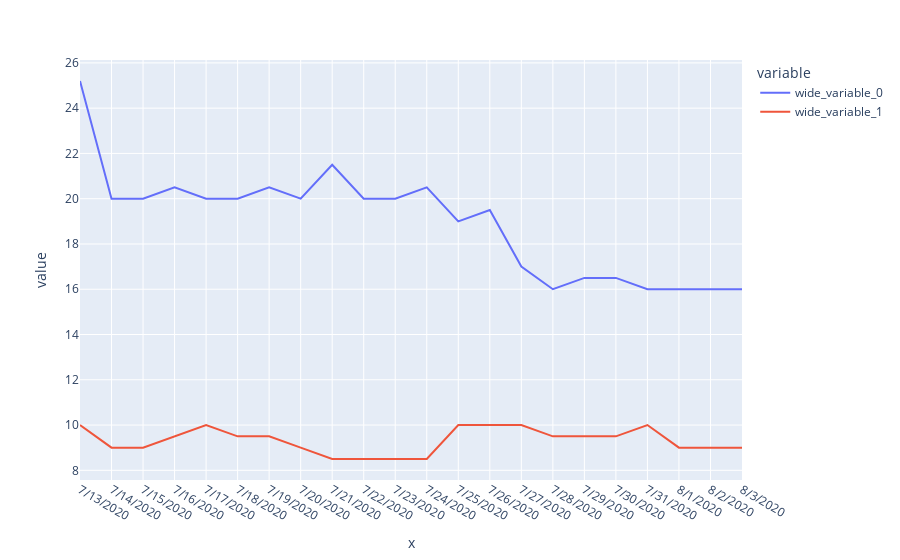

The notebook cell this image was saved under:
### Markdown cell above
3. Make a visualization of this data that is more accurate. Your visualization should more honestly tell the story.

               fig = pd.line(DF,x= ,y= )

   
5. What message is more clear in your visualization, compared to the one posted on twitter?

   Counties with no mask mandate have lower percentage of COVID cases per 100,000 people.

7. What, if any, useful information do these data and your visualization tell us about mask wearing and COVID? It’ll be difficult to set aside what you already know about mask wearing, but you should try to focus only on what this visualization tells. Feel free to also comment on whether that lines up with what you know about mask wearing.

That mask mandates are enforced in counties that typically have more COVID cases. This makes sense understanding that mandating masks is a drastic measure. 

9. Could there be confounding data? What can you actually say about the data as given?

### Code cell
fig = px.line(DF,x= date , y = [count_mask, count_nomask])
fig.show()

### Figure 1 — Plotly figure (JSON) as saved in the notebook; plotly's stock layout.template omitted (floating-point values rounded to 4 significant figures)
{"data": [{"hovertemplate": "variable=wide_variable_0<br>x=%{x}<br>value=%{y}<extra></extra>", "legendgroup": "wide_variable_0", "line": {"color": "#636efa", "dash": "solid"}, "marker": {"symbol": "circle"}, "mode": "lines", "name": "wide_variable_0", "orientation": "v", "showlegend": true, "type": "scatter", "x": ["7/13/2020", "7/14/2020", "7/15/2020", "7/16/2020", "7/17/2020", "7/18/2020", "7/19/2020", "7/20/2020", "7/21/2020", "7/22/2020", "7/23/2020", "7/24/2020", "7/25/2020", "7/26/2020", "7/27/2020", "7/28/2020", "7/29/2020", "7/30/2020", "7/31/2020", "8/1/2020", "8/2/2020", "8/3/2020"], "xaxis": "x", "y": [25.2, 20, 20, 20.5, 20, 20, 20.5, 20, 21.5, 20, 20, 20.5, 19, 19.5, 17, 16, 16.5, 16.5, 16, 16, 16, 16], "yaxis": "y"}, {"hovertemplate": "variable=wide_variable_1<br>x=%{x}<br>value=%{y}<extra></extra>", "legendgroup": "wide_variable_1", "line": {"color": "#EF553B", "dash": "solid"}, "marker": {"symbol": "circle"}, "mode": "lines", "name": "wide_variable_1", "orientation": "v", "showlegend": true, "type": "scatter", "x": ["7/13/2020", "7/14/2020", "7/15/2020", "7/16/2020", "7/17/2020", "7/18/2020", "7/19/2020", "7/20/2020", "7/21/2020", "7/22/2020", "7/23/2020", "7/24/2020", "7/25/2020", "7/26/2020", "7/27/2020", "7/28/2020", "7/29/2020", "7/30/2020", "7/31/2020", "8/1/2020", "8/2/2020", "8/3/2020"], "xaxis": "x", "y": [10, 9, 9, 9.5, 10, 9.5, 9.5, 9, 8.5, 8.5, 8.5, 8.5, 10, 10, 10, 9.5, 9.5, 9.5, 10, 9, 9, 9], "yaxis": "y"}], "layout": {"autosize": true, "legend": {"title": {"text": "variable"}, "tracegroupgap": 0}, "margin": {"t": 60}, "xaxis": {"anchor": "y", "autorange": true, "domain": [0, 1], "range": [0, 21], "title": {"text": "x"}, "type": "category"}, "yaxis": {"anchor": "x", "autorange": true, "domain": [0, 1], "range": [7.572, 26.13], "title": {"text": "value"}, "type": "linear"}}}
